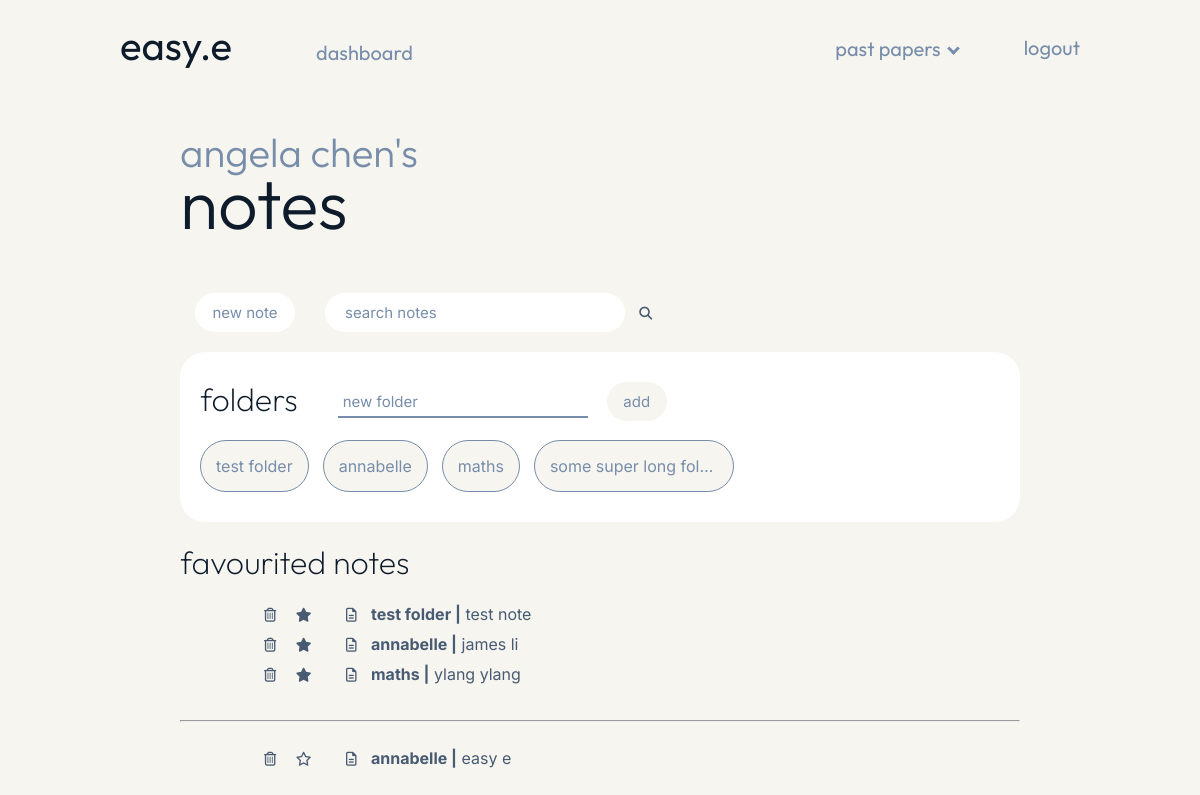
Page /notes (signed in) on the committed database.
### models.py (models this page shows, shortened)
class User(UserMixin, db.Model):
    __tablename__ = "user_login"
    id = db.Column(db.Integer, primary_key=True)
    name = db.Column(db.Text())
    user_name = db.Column(db.String(15), unique=True)
    user_email = db.Column(db.String(50), unique=True)
    user_password = db.Column(db.String(80))
    todo = db.relationship ("Todo", backref='todo')

class Folders(db.Model):
    __tablename__ = "folders"
    id = db.Column(db.Integer, primary_key=True)
    user = db.Column(db.Integer(), db.ForeignKey('user_login.id'))
    name = db.Column(db.String(50))
    def __repr__(self):
        return self.name

class Notes(db.Model):
    __tablename__ = "notes"
    id = db.Column(db.Integer, primary_key=True)
    user = db.Column(db.Integer(), db.ForeignKey('user_login.id'))
    title = db.Column(db.String(50))
    favourite = db.Column(db.Boolean, default=False)
    folder = db.Column(db.Integer, db.ForeignKey('folders.id'))
    content = db.Column(db.String())
    folder_name = db.relationship('Folders', backref='folder')

### main.py (the view)
@app.route("/notes")
@login_required
def notes():
    favourite_notes = db.session.query(models.Notes).filter_by(user=current_user.id, favourite=True)
    other_notes = db.session.query(models.Notes).filter_by(user=current_user.id, favourite=False)
    folders = db.session.query(models.Folders).filter_by(user=current_user.id)
    return render_template ("notes.html", name=current_user.name, favourite_notes=favourite_notes, other_notes=other_notes, folders=folders)

### main.py (called while the page is built)
@login_manager.user_loader
def load_user(user_id):
    return models.User.query.get(int(user_id))

### templates/notes.html (shortened to what this page needs)
{% extends "layout_user.html" %}
{% block content %}
<div class="page">
    <div class="notes_header">
        <h1 class="welcome">{{ name }}'s</h1>
        <h1 class="welcome_name">notes</h1>
        <span class="notes_inline">
            <a class="add_note_button" href="{{url_for('new_note')}}"><button>new note</button></a>
            <form action="{{url_for('search_note')}}" method="POST">
                <input type="text" name="search_note" placeholder="search notes" class="notes_search_note">
                <span class="search_icon"><i class="fa-solid fa-magnifying-glass"></i></span>
            </form>
        </span>
    </div>
    <div class="folders">
        <div class="folder_box">
            <h1 class="notes_subheading">folders</h1>
            <form action="{{url_for('add_folder')}}" method="POST">
                <input type="text" name="folder_add" placeholder="new folder" class="new_folder" required>
                <input type="submit" value="add" class="new_folder_button">
            </form>
        </div>
        <div class="folders_list">
        {% for folder in folders %}
            <a class="folder_buttons" href="/folder/{{ folder.id }}"><button>{{ folder.name }}</button></a>
        {% endfor %}
        </div>
    </div>
    <div class="notes">
        <div class="notes_sections">
            <h1 class="dashboard_subheadings">favourited notes</h1>
            {% for note in favourite_notes %}
                    <div class="notes_list">
                        <li class="notes_list_item">
                            <span class="delete_icon_notes"><a href="/delete_note/{{ note.id }}" class="delete"><i class="fa-regular fa-trash-can"></i></a></span>
                            <span class="favourite_icon"><a href="/unfavourite_note/{{ note.id }}"><i class="fa-solid fa-star"></i></a></span>
                            <span class="notes_icon"><i class="fa-regular fa-file-lines"></i></span>
                            <a href="/note/{{ note.id }}"><span class="notes_list_folder">{{ note.folder_name }} |</span> {{ note.title }}</a>
                        </li>
                    </div>
            {% endfor %}
        </div>
        <br><hr><br>
        <div class="notes_sections">
            {% for note in other_notes %}
                    <div class="notes_list">
                        <li class="notes_list_item">
                            <span class="delete_icon_notes"><a href="/delete_note/{{ note.id }}" class="delete"><i class="fa-regular fa-trash-can"></i></a></span>
                            <span class="favourite_icon"><a href="/favourite_note/{{ note.id }}"><i class="fa-regular fa-star"></i></a></span>
                            <span class="notes_icon"><i class="fa-regular fa-file-lines"></i></span>
                            <a href="/note/{{ note.id }}"><span class="notes_list_folder">{{ note.folder_name }} |</span> {{ note.title }}</a>
                        </li>
                    </div>
            {% endfor %}
        </div>
    </div>
</div>
{% endblock %}

### static/styles.css (style rules this page uses)
body { background-color: #f6f5f0; margin: 0; padding: 0; }
.page { width: 70%; margin: auto; }
.welcome { font-weight: 300; color: #778da9; user-select: none; }
.welcome_name { font-weight: 300; font-size: 70px; padding-top: 0; margin-top: -45px; color: #0d1b2a; user-select: none; word-wrap: break-word; }
.dashboard_subheadings { font-family: 'Outfit', sans-serif; font-weight: 200; margin-top: 0; color: #0d1b2a; position: sticky; width: fit-content; display: inline-block; }
.notes_header { font-family: 'Outfit', sans-serif; padding-top: 30px; font-size: 20px; width: 100%; margin-bottom: 0; }
.notes_subheading { font-family: 'Outfit', sans-serif; font-weight: 200; color: #0d1b2a; width: fit-content; }
.notes_inline { display: inline-flex; width: 100%; }
.add_note_button button { color: #778da9; border-radius: 20px; padding: 10px; border: none; background-color: white; font-family: 'Inter', sans-serif; margin-left: 15px; transition-duration: 0.2s; cursor: pointer; font-size: 15px; margin-right: 10px; margin-bottom: 20px; width: 100px; }
.notes_search_note { border: none; vertical-align: middle; padding: 10px; font-family: 'Inter', sans-serif; border-radius: 20px; margin-left: 20px; font-size: 15px; padding-left: 20px; width: 300px; }
.folders { margin-bottom: 20px; background-color: white; padding: 20px; border-radius: 25px; padding-top: 5px; }
.folder_buttons button { font-family: 'Inter', sans-serif; padding: 15px; margin-right: 10px; font-size: 16px; border-radius: 30px; border: 1px solid #778da9; background: #f6f5f0; color: #778da9; cursor: pointer; transition-duration: 0.2s; text-overflow: ellipsis; overflow: hidden; white-space: nowrap; max-width: 200px; }
.folder_box { display: flex; vertical-align: center; }
.folder_box form { width: fit-content; margin-left: 40px; margin-top: 25px; }
.new_folder { width: 250px; }
.new_folder_button { width: 60px; }
.folders_list { overflow-x: scroll; padding-bottom: 10px; }
.notes_list { list-style: none; width: 80%; margin: auto; vertical-align: center; font-size: 16px; }
.favourite_icon, .delete_icon_notes { margin-right: 15px; color: #485b72; font-size: 14px; }
.notes_icon { color: #485b72; margin-right: 10px; margin-left: 15px; font-size: 14px; }
.notes_list_folder { font-weight: bold; }
.notes_list_item { font-family: 'Inter', sans-serif; margin-bottom: 10px; display: inline-block; text-overflow: ellipsis; }
.notes_list_item a { text-decoration: none; color: #485b72; text-overflow: ellipsis; }
.search_icon { margin-left: 10px; font-size: 13px; color: #485b72; margin-bottom: 0; }
.todo_textbox, .notes_search, .new_folder { font-family: 'Inter', sans-serif; color: #0d1b2a; padding: 5px; font-size: 15px; border: none; border-bottom: 2px solid #778da9; }
::placeholder { color: #778da9; font-weight: normal; }
.todo_button, .note_button, .new_folder_button { color: #778da9; border-radius: 20px; padding: 10px; border: none; background-color: #f6f5f0; font-family: 'Inter', sans-serif; margin-left: 15px; transition-duration: 0.2s; cursor: pointer; font-size: 15px; margin-right: 10px; }
.delete, .complete, .update { text-decoration: none; color: inherit; }

### rows in the picture
User: name "angela chen"
Folders: name "test folder"
Folders: name "annabelle"
Folders: name "maths"
Folders: name "some super long fol…"
Notes: folder_name "test folder", title "test note"
Notes: folder_name "annabelle", title "james li"
Notes: folder_name "maths", title "ylang ylang"
Notes: folder_name "annabelle", title "easy e"
